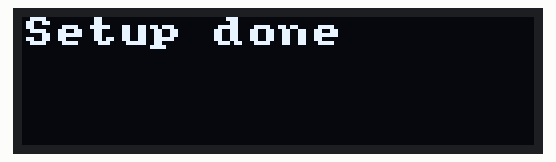
Simulated run of this sketch. Board: ESP8266 (NodeMCU). Parts: 128×32 one-colour display. A WiFi scan finds three made-up networks; what the sketch prints to the serial monitor is not drawn.

Above: at 0.2 s.
At 1.3 s:
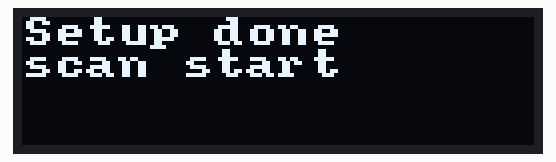
At 7.6 s:
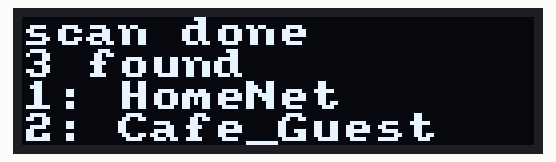
At 14.9 s:
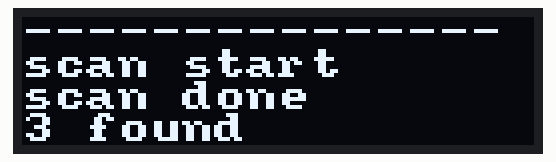
At 23.4 s:
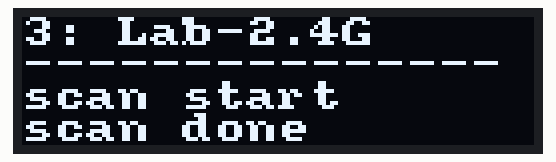
At 29.8 s:
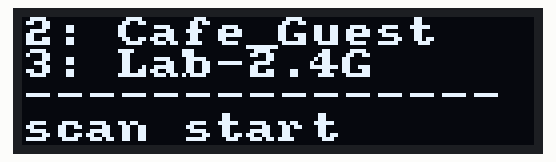

Measured:
- what the display in image 0 shows lasts 1.0 s, from 0.2 s to 1.2 s
- what the display in image 1 shows lasts 3.1 s, from 1.2 s to 4.3 s

The sketch:

wifi_scanner.ino
```cpp
#include "ESP8266WiFi.h"
#include <Arduino.h>
#include <U8x8lib.h>

#ifdef U8X8_HAVE_HW_SPI
#include <SPI.h>
#endif

#define ROWS 4   // aantal rijen in scherm
#define COLS 16  // aantal kolommen in scherm

U8X8_SSD1306_128X32_UNIVISION_HW_I2C u8x8(/* reset=*/ U8X8_PIN_NONE);   // Adafruit ESP8266/32u4/ARM Boards + FeatherWing OLED

void setup(void)
{
  Serial.begin(115200);
  u8x8.begin();
  u8x8.initDisplay();
  u8x8.setPowerSave(0);
  // Set WiFi to station mode and disconnect from an AP if it was previously connected
  WiFi.mode(WIFI_STA);
  WiFi.disconnect();
  delay(100);
  println("Setup done");
}

void loop() {
  println("scan start");

  // WiFi.scanNetworks will return the number of networks found
  int n = WiFi.scanNetworks();
  println("scan done");
  if (n == 0)
    println("none found");
  else
  {
    println(String(n) + " found");
    for (int i = 0; i < n; ++i)
    {
      // Print SSID and RSSI for each network found
      println(String(i + 1) + ": " + WiFi.SSID(i));// + " (" + WiFi.RSSI(i) + ")" + ((WiFi.encryptionType(i) == ENC_TYPE_NONE)?" ":"*"));
    }
  }
  println("----------------");
}

String lines[] = {"", "", "", ""};
char lineNr = 0;
void addLine(String in)
{
  if (lineNr < ROWS) {
    lines[lineNr++] = in;
    return;
  }

  for (int i = 0; i < ROWS - 1; i++) {
    lines[i] = lines[i + 1];
  }
  lines[ROWS - 1] = in;
}

void println(String in)
{
  Serial.println(in);
  addLine(in);
  u8x8.clear();
  u8x8.setFont(u8x8_font_amstrad_cpc_extended_r);
  u8x8.setCursor(0,0);
  for(int j = 0; j < ROWS; j++) {

    u8x8.print(String(lines[j].substring(0,COLS - 1)));
    u8x8.print("\n");
  }
  delay(1000);

}
```
